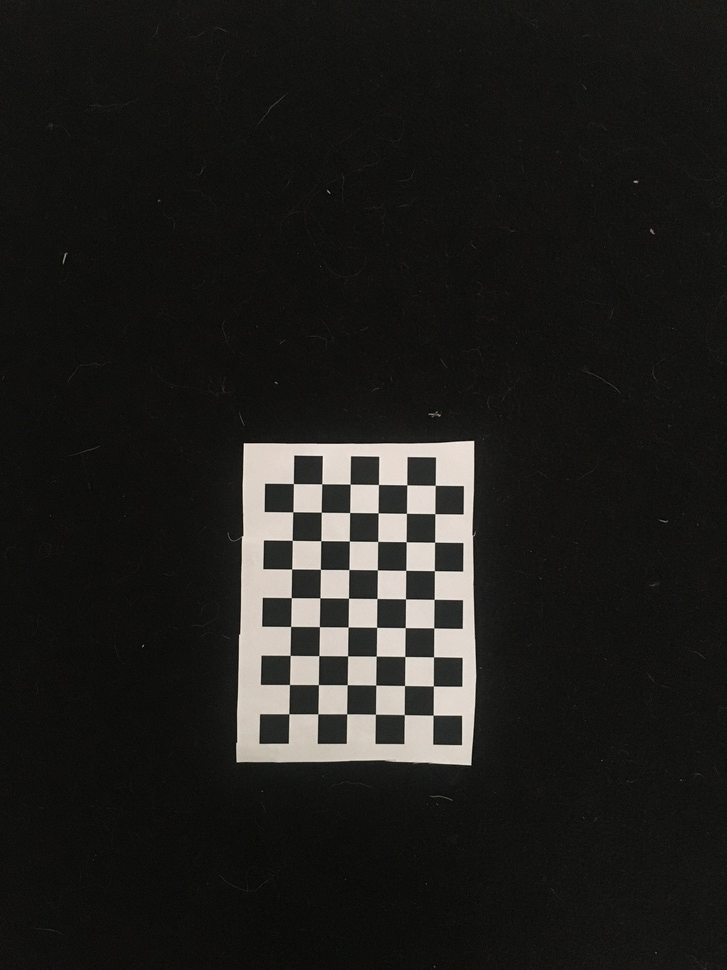
#> input picture training_imgs/chessboards/IMG_0829.JPG, 727 x 970 px, shrunk from 3024 x 4032 before the run; its folder holds only this picture in this run
$ python test.py
#> lines starting #> are read from the running program, lines starting #| are printed output that depends on the picture; after the words box and inside, x2 and y2 are one past the last pixel; in counts of white or black regions, pixels touching at a corner belong together; long printed decimals are rounded
#!/usr/bin/env python

import cv2
import numpy as np
import os
import glob

# Defining the dimensions of checkerboard
CHECKERBOARD = (6, 9)
criteria = (cv2.TERM_CRITERIA_EPS + cv2.TERM_CRITERIA_MAX_ITER, 30, 0.001)

# Creating vector to store vectors of 3D points for each checkerboard image
objpoints = []
# Creating vector to store vectors of 2D points for each checkerboard image
imgpoints = []

# Defining the world coordinates for 3D points
objp = np.zeros((1, CHECKERBOARD[0] * CHECKERBOARD[1], 3), np.float32)
objp[0, :, :2] = np.mgrid[0:CHECKERBOARD[0], 0:CHECKERBOARD[1]].T.reshape(-1, 2)
prev_img_shape = None

# Extracting path of individual image stored in a given directory
images = glob.glob('training_imgs/chessboards/*.JPG')
for fname in images:
    img = cv2.imread(fname)
#> img is the input picture: shape (970, 727, 3); mean B, G, R 28.7, 31.4, 32.1
    gray = cv2.cvtColor(img, cv2.COLOR_BGR2GRAY)
    # Find the chess board corners
    # If desired number of corners are found in the image then ret = true
    ret, corners = cv2.findChessboardCorners(gray, CHECKERBOARD,
                                             cv2.CALIB_CB_ADAPTIVE_THRESH + cv2.CALIB_CB_FAST_CHECK + cv2.CALIB_CB_NORMALIZE_IMAGE)
#> ret = True; corners = 54 rows, first 8: [433.2, 715.1], [404.2, 714.6], [375.4, 714.2], [346.7, 713.7], [317.9, 713.8], [288.8, 713.7], [433.4, 685.9], [404.5, 685.5]

    """
    If desired number of corner are detected,
    we refine the pixel coordinates and display
    them on the images of checker board
    """
    if ret == True:
        objpoints.append(objp)
        # refining pixel coordinates for given 2d points.
        corners2 = cv2.cornerSubPix(gray, corners, (11, 11), (-1, -1), criteria)
#> corners2 = 54 rows, first 8: [433.1, 715.2], [404.3, 714.6], [375.4, 714.2], [346.6, 713.8], [317.8, 713.8], [288.8, 713.8], [433.4, 686], [404.5, 685.5]

        imgpoints.append(corners2)

        # Draw and display the corners
        img = cv2.drawChessboardCorners(img, CHECKERBOARD, corners2, ret)
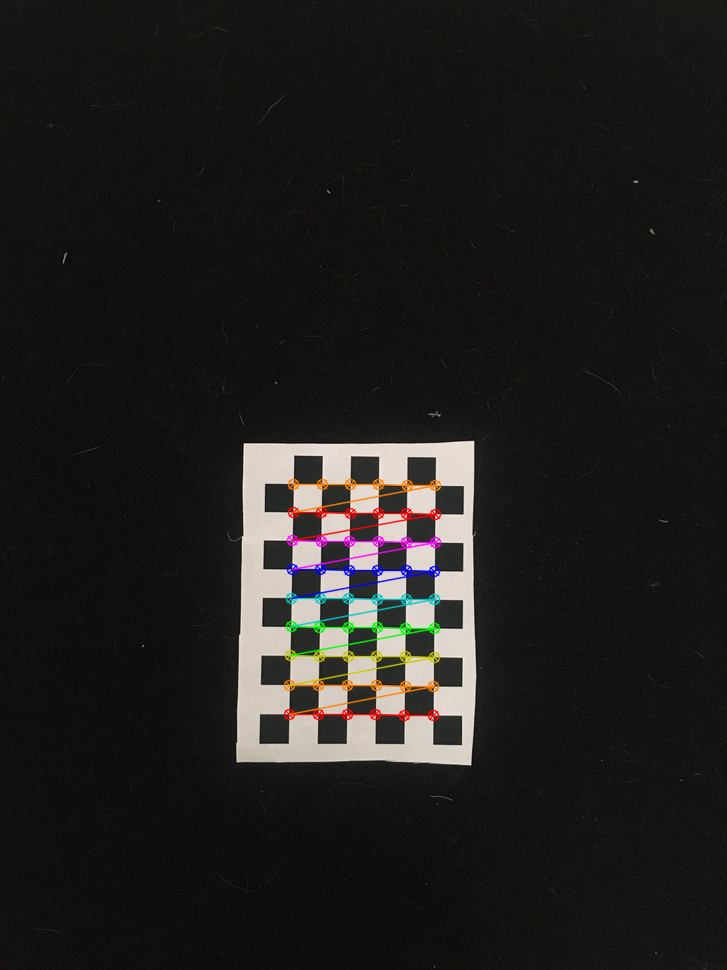
#> img: shape (970, 727, 3); 1.62% of pixels changed, all inside (x1, y1, x2, y2) = (283, 478, 442, 722)

    cv2.imshow('img', img)
    # cv2.waitKey(0)

cv2.destroyAllWindows()

h, w = img.shape[:2]
#> h = 970; w = 727

"""
Performing camera calibration by
passing the value of known 3D points (objpoints)
and corresponding pixel coordinates of the
detected corners (imgpoints)
"""
ret, mtx, dist, rvecs, tvecs = cv2.calibrateCamera(objpoints, imgpoints, gray.shape[::-1], None, None)
#> ret = 0.0885; mtx = [[1167.8, 0, 355.8], [0, 1171, 394], [0, 0, 1]]; dist = [[0.693, -5.33, -0.037, -0.00227, 27.36]]; rvecs = ([0.0209, -0.018, -3.13],); tvecs = ([2.69, 11.22, 41.08],)

print("Camera matrix : \n")
print(mtx)
#| [[1.16776672e+03 0.00000000e+00 3.55807548e+02]
#|  [0.00000000e+00 1.17103371e+03 3.94013446e+02]
#|  [0.00000000e+00 0.00000000e+00 1.00000000e+00]]
print("dist : \n")
print(dist)
#| [[ 6.92944339e-01 -5.33153231e+00 -3.69982904e-02 -2.26839842e-03
#|    2.73649467e+01]]
print("rvecs : \n")
print(rvecs)
#| (array([[ 0.02089],
#|        [-0.01802],
#|        [-3.128]]),)
print("tvecs : \n")
print(tvecs)
#| (array([[ 2.689],
#|        [11.222],
#|        [41.081]]),)

img = cv2.imread('Callibration_test_img.JPG')
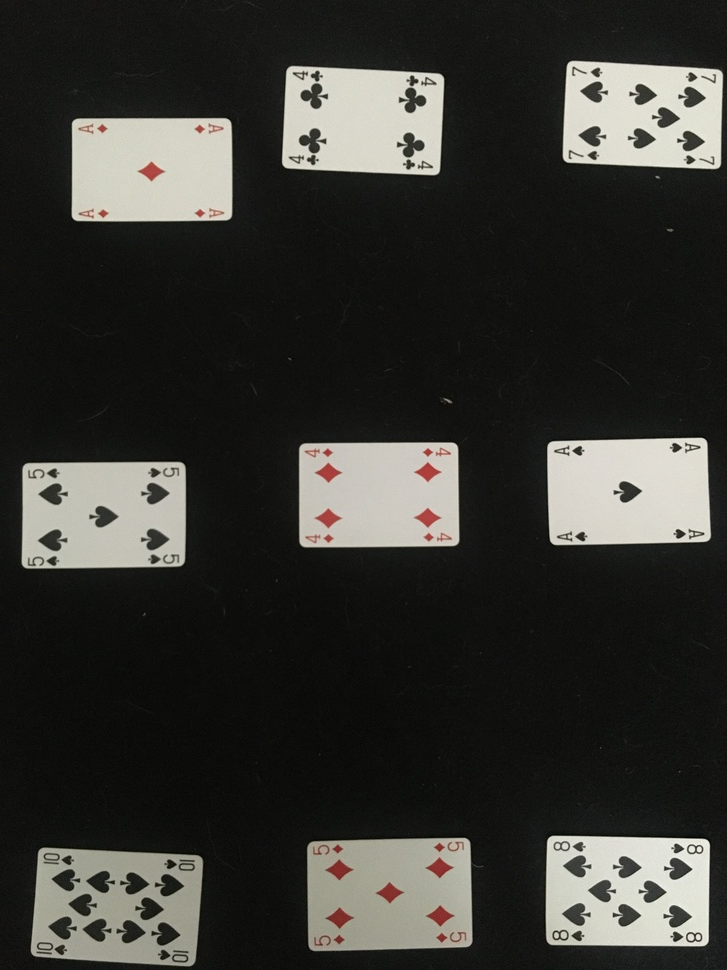
#> input picture Callibration_test_img.JPG, 727 x 970 px, shrunk from 3024 x 4032 before the run
#> img is the input picture: shape (970, 727, 3); mean B, G, R 49.7, 53.9, 54.4
h,  w = img.shape[:2]
newcameramtx, roi=cv2.getOptimalNewCameraMatrix(mtx,dist,(w,h),1,(w,h))
#> newcameramtx = [[1209.7, 0, 355.6], [0, 1278.9, 399.5], [0, 0, 1]]; roi = (94, 22, 526, 820)

# undistort
mapx,mapy = cv2.initUndistortRectifyMap(mtx,dist,None,newcameramtx,(w,h),5)
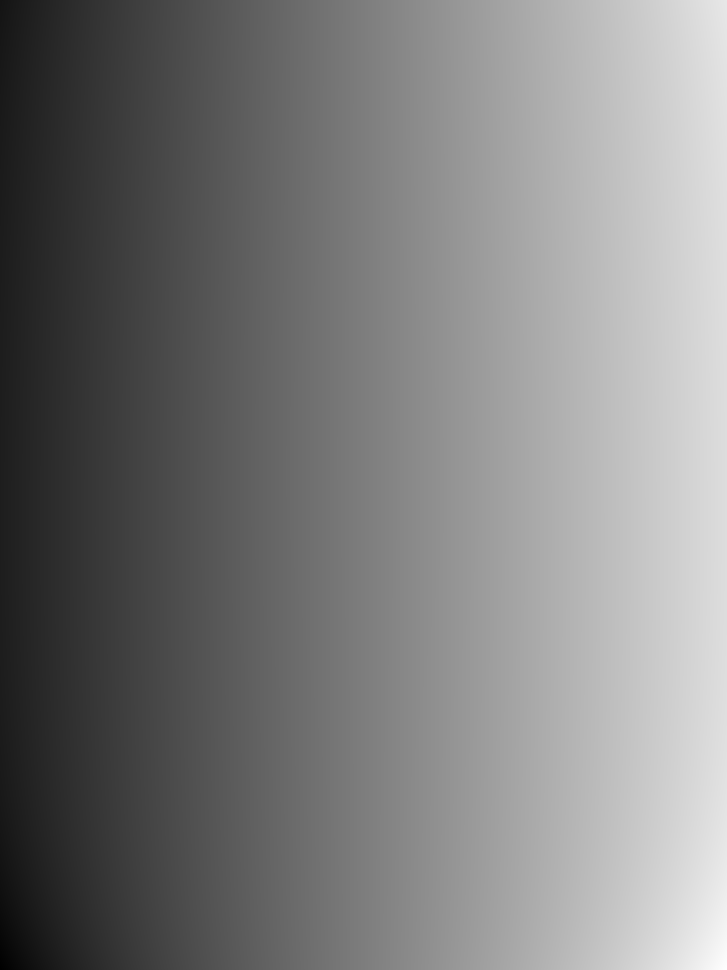
#> mapx: shape (970, 727) float32; min -113.5, max 853.7, mean 363.2; drawn with min black and max white
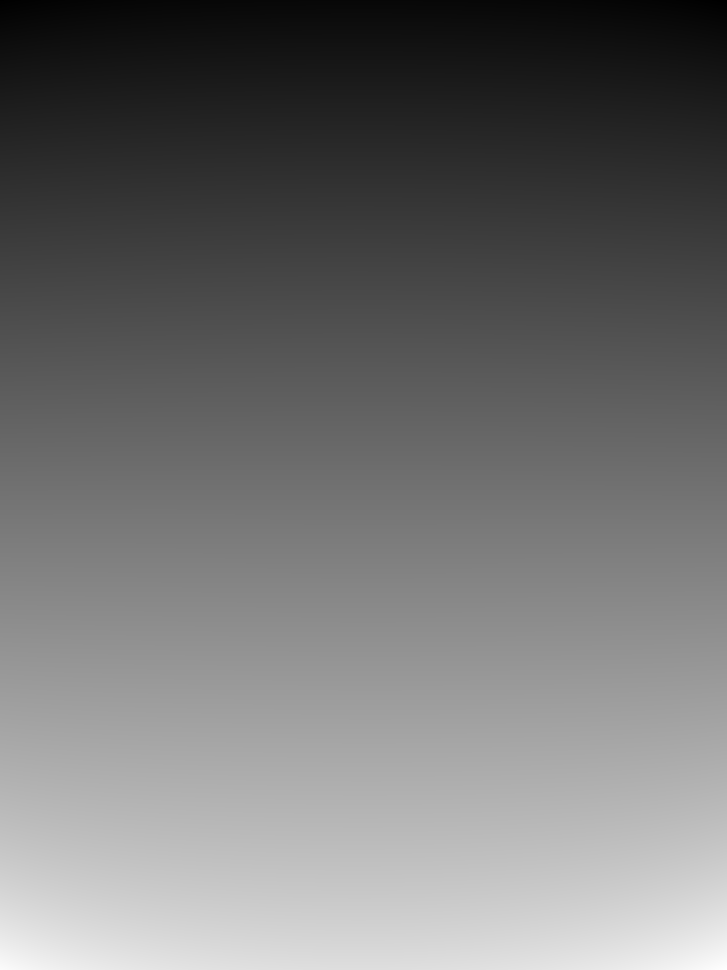
#> mapy: shape (970, 727) float32; min -35.32, max 1108.6, mean 473.4; drawn with min black and max white
dst = cv2.remap(img,mapx,mapy,cv2.INTER_LINEAR)
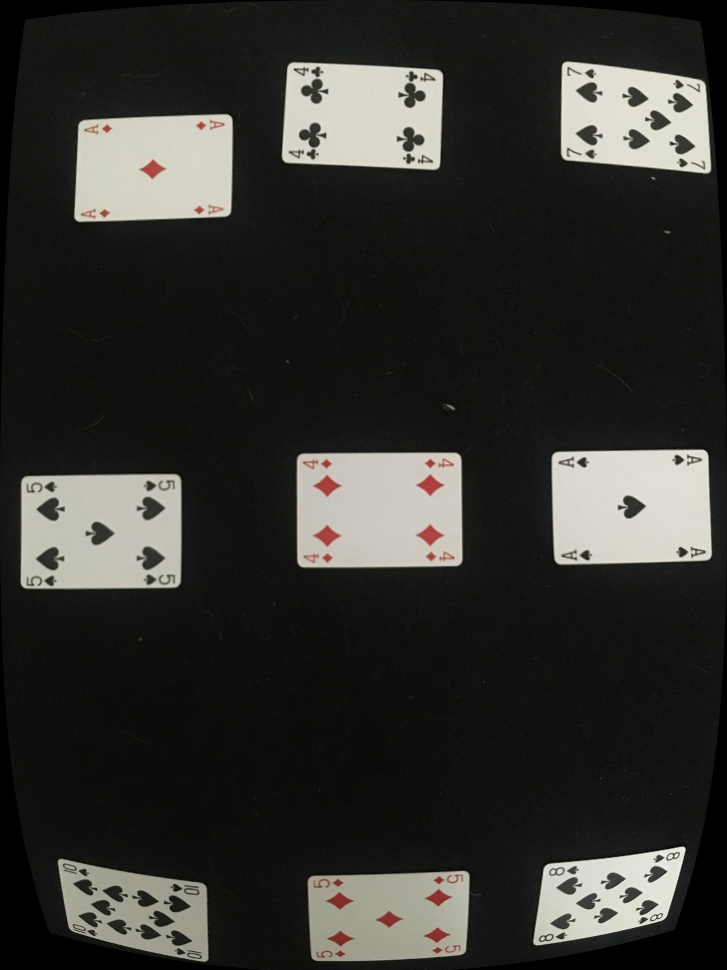
#> dst: shape (970, 727, 3); mean B, G, R 45.5, 49.4, 49.9

# crop the image
x,y,w,h = roi
#> x = 94; y = 22; w = 526; h = 820
dst = dst[y:y+h, x:x+w]
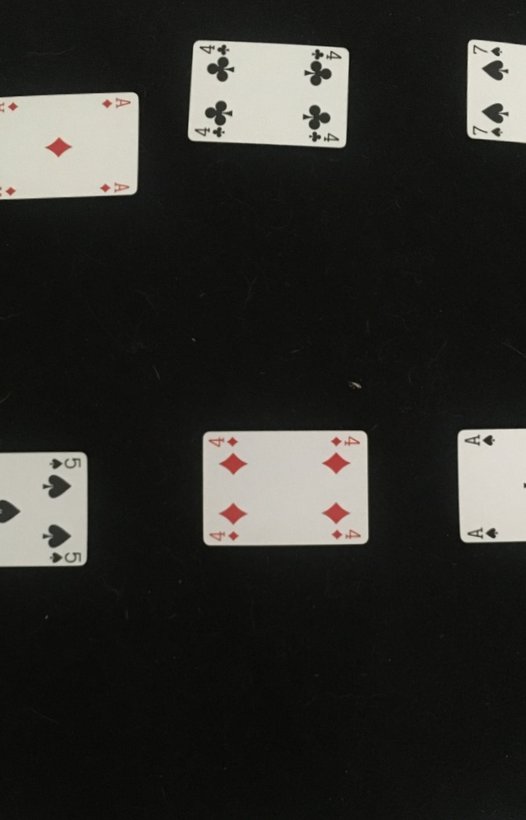
#> dst: shape (820, 526, 3); mean B, G, R 43.7, 47.3, 48
cv2.imwrite('calibresult.png',dst)
